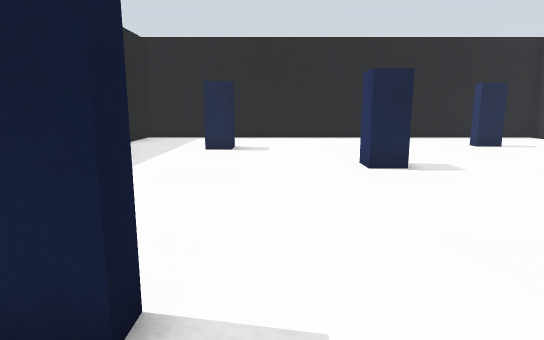
view 1 (above)

12 first-person views from a walk through a robot-simulator world made for Gazebo. The camera is 0.31 m above the floor, tilts 10° down and sees 75° across. The floor is counted in squares, 0.2 m on a side. Each view is taken from the middle of a square. On the plan, view 1 faces up. The plan holds only what a view shows up to about 16 squares ahead; the rest is blank. The place goes on beyond the plan.

view 2
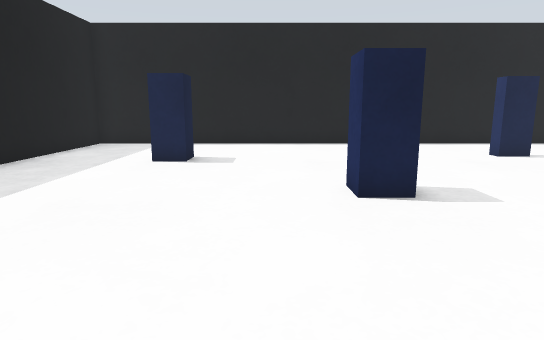

view 3
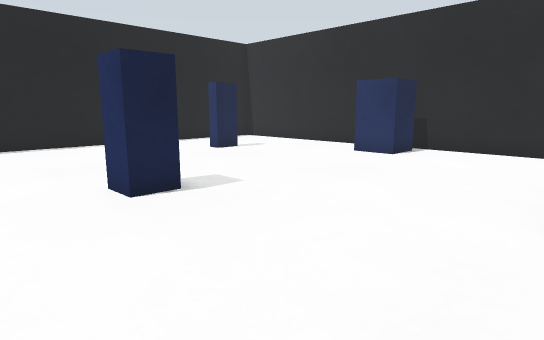

view 4
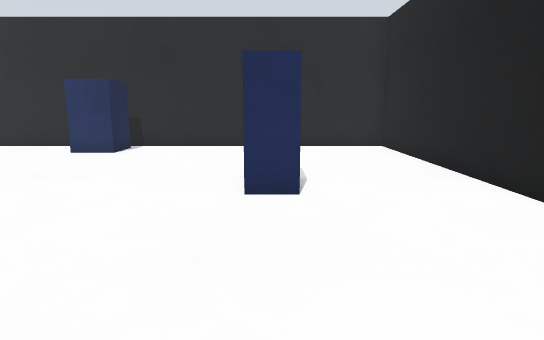

view 5
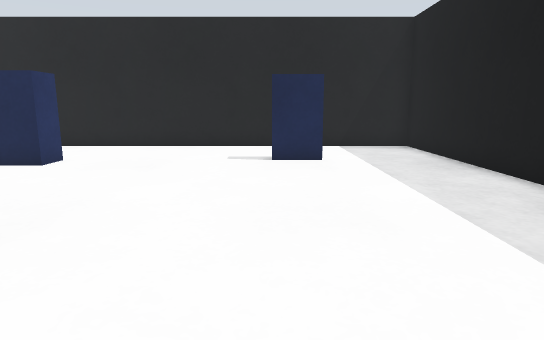

view 6
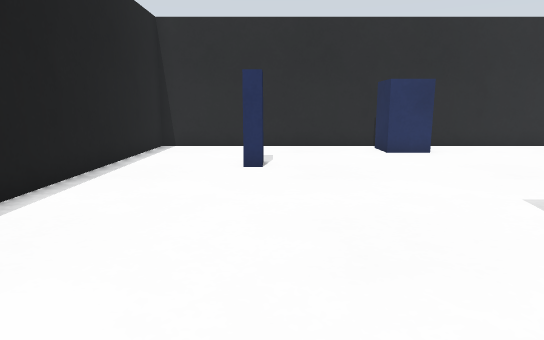

view 7
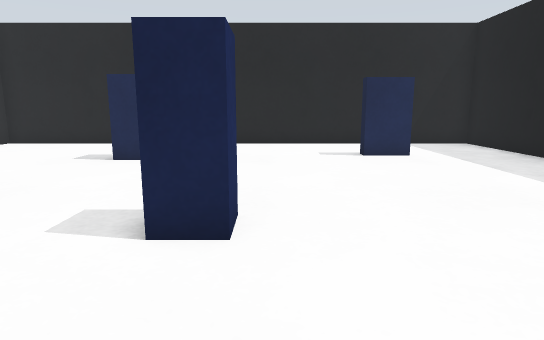

view 8
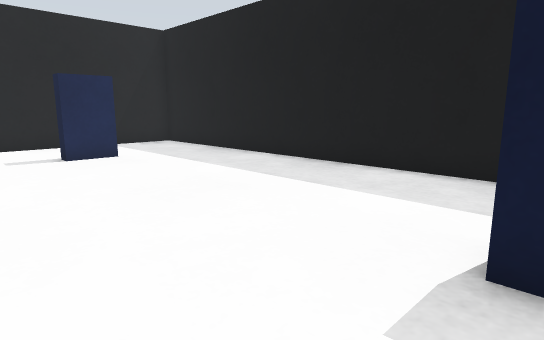

view 9
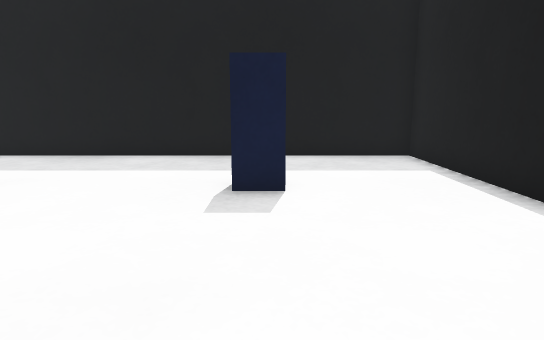

view 10
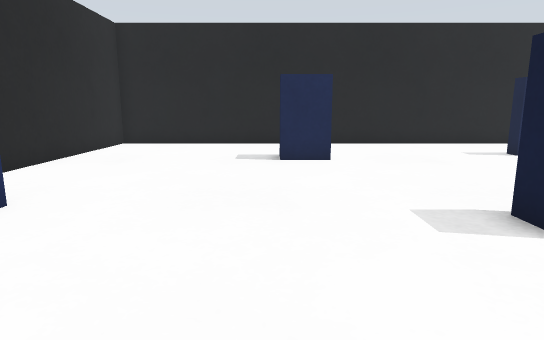

view 11
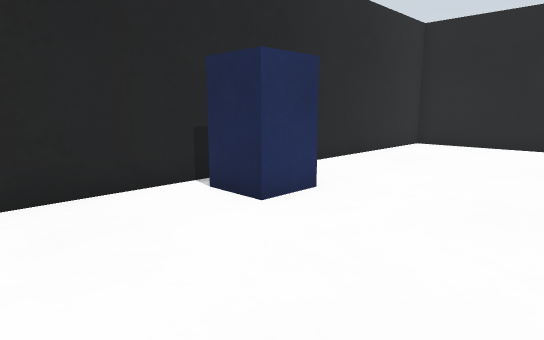

view 12
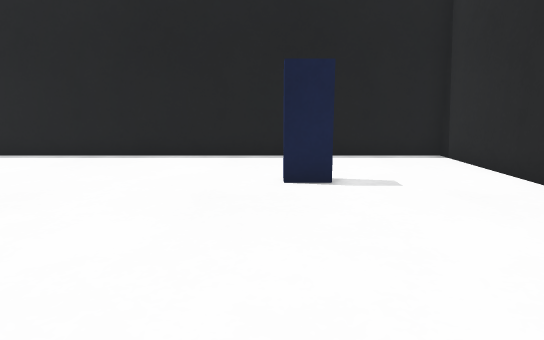

### Floor plan
Points are (right, up) in squares from view 1. A wall is a line through its corners. A room is listed if a view was taken in it or the views show most of it. See-through windows are left out.
Room 1 (views 1, 2, 3, 4, 5, 6, 7, 8, 9, 10, 11, 12)
walls: (3.5, 9.6) (3.5, 9) (2.5, 9) (2.5, 10) (3.5, 10); (6.7, 3.2) (6.7, 2.8); (5.2, 2.4) (5.2, 3.5) (6.8, 3.5); (-1.5, 14.4) (-1.5, 13.2) (-2.5, 13.2); (9.4, 14.2) (8.3, 14.2) (8.3, 14.8); (-2.6, 2.5) (-1, 2.5) (-1, 2) (-1.8, 2); (12.9, 8.5) (11.2, 8.5) (11.2, 10) (12.8, 10); (-6.5, 18.5) (-6.5, -1.5) (13.5, -1.5) (13.5, 18.5) (-6.5, 18.5)

Positions as (right, up) in squares from view 1, and headings:
1: (0, 0), facing up
2: (1, 3), facing up
3: (0, 3), facing up-right
4: (-1, 3), facing right
5: (-1, 13), facing down
6: (-1, 14), facing right
7: (2, 14), facing down
8: (2, 14), facing down-left
9: (5, 14), facing left
10: (7, 14), facing down
11: (7, 14), facing down-right
12: (8, 7), facing up
